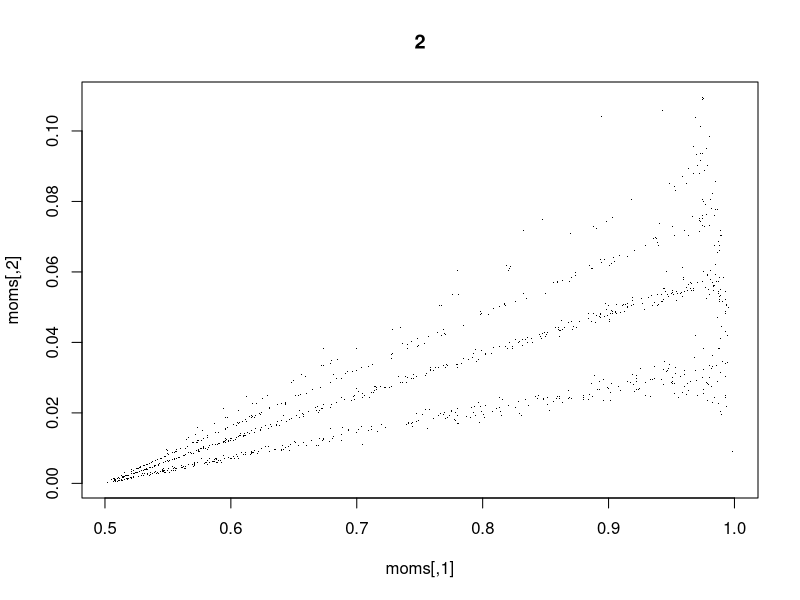
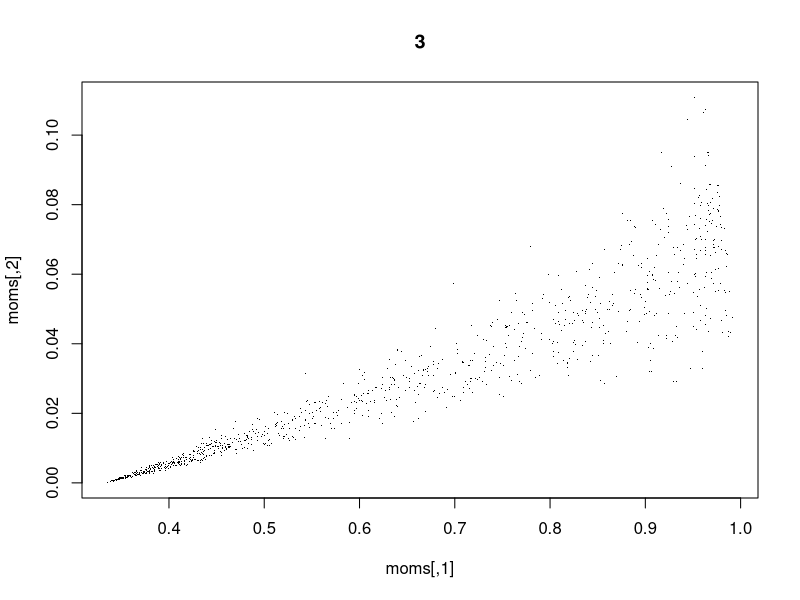
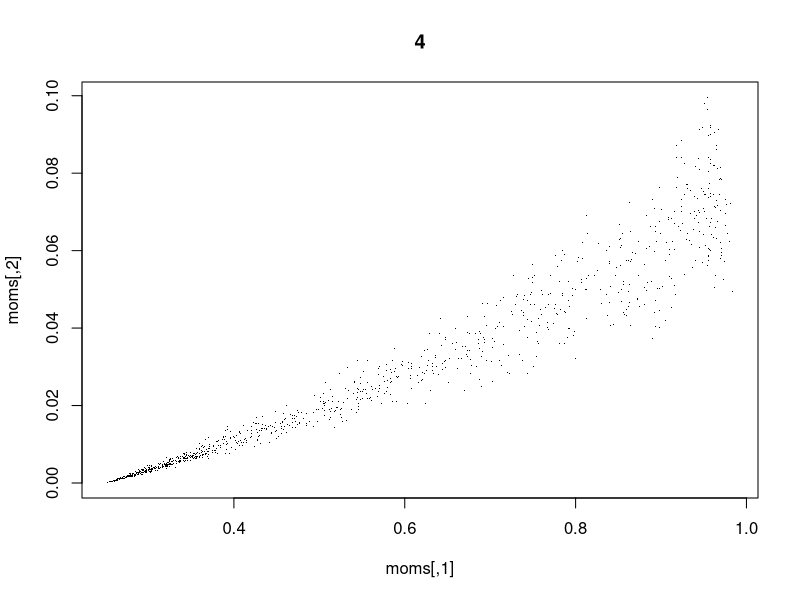

Recreate these plots in R, in order. (Note: a time limit stopped this script after it produced the figures.)




generate_mat <- function(ny, nt, shape1 = 1) {
  mat <- matrix(rgamma(ny * nt, shape1), ny, nt)
  mat <- mat/rowSums(mat)
  mat
}

compute_moments <- function(mat, k, mc.reps = 100) {
  maxstat <- sapply(1:mc.reps, function(i) {
    aa <- mat[sample(nrow(mat), k, replace = TRUE), ]
    lala <- apply(aa, 2, max)/k
    sum(lala)
  })
  c(mean(maxstat), sd(maxstat))
}


ny <- 100
nt <- 100
shape1 <- 0.1
mat <- generate_mat(ny, nt, shape1)
rowSums(mat)
# image(mat)


mats <- lapply(1:1000, function(i) {
  generate_mat(ny, nt, exp(3 * rnorm(1)))
})

allmoms <- list()
for (k in 2:20) {
  moms <- do.call(rbind, lapply(mats, compute_moments, k = k))
  allmoms <- c(allmoms, list(moms))
  plot(moms, pch = ".")
  title(k)
}

plot(do.call(rbind, allmoms), pch = ".", col = "white")
for (i in 1:length(allmoms)) {
  points(allmoms[[i]], col = rainbow(length(allmoms))[i], pch = ".", cex = i/5)
}

maxes <- sapply(allmoms, function(j) max(j[, 2], na.rm = TRUE))
plot(maxes)
